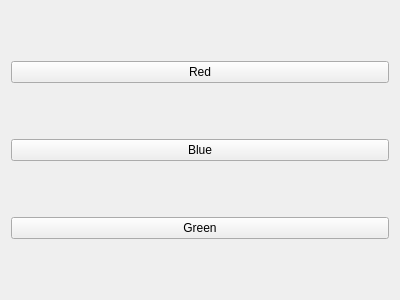
<?xml version="1.0" encoding="UTF-8"?>
<ui version="4.0">
 <class>Form</class>
 <widget class="QWidget" name="Form">
  <property name="geometry">
   <rect>
    <x>0</x>
    <y>0</y>
    <width>400</width>
    <height>300</height>
   </rect>
  </property>
  <property name="windowTitle">
   <string>Form</string>
  </property>
  <layout class="QGridLayout" name="gridLayout">
   <item row="0" column="0">
    <widget class="QPushButton" name="btnRed">
     <property name="text">
      <string>Red</string>
     </property>
    </widget>
   </item>
   <item row="1" column="0">
    <widget class="QPushButton" name="btnBlue">
     <property name="text">
      <string>Blue</string>
     </property>
    </widget>
   </item>
   <item row="2" column="0">
    <widget class="QPushButton" name="btnYellow">
     <property name="text">
      <string>Green</string>
     </property>
    </widget>
   </item>
  </layout>
 </widget>
 <resources/>
 <connections/>
</ui>
